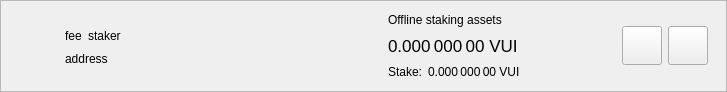
<?xml version="1.0" encoding="UTF-8"?>
<ui version="4.0">
 <class>DelegationItemWidget</class>
 <widget class="QWidget" name="DelegationItemWidget">
  <property name="geometry">
   <rect>
    <x>0</x>
    <y>0</y>
    <width>727</width>
    <height>92</height>
   </rect>
  </property>
  <property name="sizePolicy">
   <sizepolicy hsizetype="Preferred" vsizetype="Maximum">
    <horstretch>0</horstretch>
    <verstretch>0</verstretch>
   </sizepolicy>
  </property>
  <property name="windowTitle">
   <string>Form</string>
  </property>
  <layout class="QVBoxLayout" name="verticalLayout_2">
   <property name="spacing">
    <number>0</number>
   </property>
   <property name="leftMargin">
    <number>0</number>
   </property>
   <property name="topMargin">
    <number>0</number>
   </property>
   <property name="rightMargin">
    <number>0</number>
   </property>
   <property name="bottomMargin">
    <number>0</number>
   </property>
   <item>
    <widget class="QFrame" name="delegationItemFrame">
     <property name="frameShape">
      <enum>QFrame::StyledPanel</enum>
     </property>
     <property name="frameShadow">
      <enum>QFrame::Raised</enum>
     </property>
     <layout class="QHBoxLayout" name="horizontalLayout">
      <property name="topMargin">
       <number>0</number>
      </property>
      <property name="bottomMargin">
       <number>0</number>
      </property>
      <item>
       <widget class="QLabel" name="delegationLogo">
        <property name="sizePolicy">
         <sizepolicy hsizetype="Fixed" vsizetype="Fixed">
          <horstretch>0</horstretch>
          <verstretch>0</verstretch>
         </sizepolicy>
        </property>
        <property name="minimumSize">
         <size>
          <width>40</width>
          <height>40</height>
         </size>
        </property>
        <property name="alignment">
         <set>Qt::AlignCenter</set>
        </property>
       </widget>
      </item>
      <item>
       <widget class="QStackedWidget" name="stackedWidget">
        <property name="currentIndex">
         <number>0</number>
        </property>
        <widget class="QWidget" name="page">
         <layout class="QHBoxLayout" name="horizontalLayout_4">
          <item>
           <layout class="QHBoxLayout" name="horizontalLayout_3">
            <item>
             <layout class="QVBoxLayout" name="verticalLayout">
              <property name="rightMargin">
               <number>15</number>
              </property>
              <item>
               <spacer name="verticalSpacer_2">
                <property name="orientation">
                 <enum>Qt::Vertical</enum>
                </property>
                <property name="sizeHint" stdset="0">
                 <size>
                  <width>20</width>
                  <height>0</height>
                 </size>
                </property>
               </spacer>
              </item>
              <item alignment="Qt::AlignLeft">
               <widget class="QWidget" name="widgetDelegation" native="true">
                <property name="minimumSize">
                 <size>
                  <width>280</width>
                  <height>0</height>
                 </size>
                </property>
                <layout class="QHBoxLayout" name="horizontalLayout_2" stretch="0,0,1">
                 <property name="leftMargin">
                  <number>0</number>
                 </property>
                 <property name="topMargin">
                  <number>0</number>
                 </property>
                 <property name="rightMargin">
                  <number>0</number>
                 </property>
                 <property name="bottomMargin">
                  <number>0</number>
                 </property>
                 <item alignment="Qt::AlignLeft">
                  <widget class="QLabel" name="labelFee">
                   <property name="text">
                    <string>fee</string>
                   </property>
                   <property name="textInteractionFlags">
                    <set>Qt::LinksAccessibleByMouse|Qt::TextSelectableByMouse</set>
                   </property>
                  </widget>
                 </item>
                 <item alignment="Qt::AlignLeft">
                  <widget class="QLabel" name="labelStaker">
                   <property name="text">
                    <string>staker</string>
                   </property>
                   <property name="textInteractionFlags">
                    <set>Qt::LinksAccessibleByMouse|Qt::TextSelectableByMouse</set>
                   </property>
                  </widget>
                 </item>
                 <item>
                  <spacer name="horizontalSpacer">
                   <property name="orientation">
                    <enum>Qt::Horizontal</enum>
                   </property>
                   <property name="sizeType">
                    <enum>QSizePolicy::Minimum</enum>
                   </property>
                   <property name="sizeHint" stdset="0">
                    <size>
                     <width>0</width>
                     <height>20</height>
                    </size>
                   </property>
                  </spacer>
                 </item>
                </layout>
               </widget>
              </item>
              <item alignment="Qt::AlignLeft">
               <widget class="QLabel" name="labelAddress">
                <property name="text">
                 <string>address</string>
                </property>
                <property name="textInteractionFlags">
                 <set>Qt::LinksAccessibleByMouse|Qt::TextSelectableByMouse</set>
                </property>
               </widget>
              </item>
              <item>
               <spacer name="verticalSpacer">
                <property name="orientation">
                 <enum>Qt::Vertical</enum>
                </property>
                <property name="sizeHint" stdset="0">
                 <size>
                  <width>20</width>
                  <height>0</height>
                 </size>
                </property>
               </spacer>
              </item>
             </layout>
            </item>
            <item>
             <widget class="QWidget" name="vLineAssets" native="true">
              <property name="minimumSize">
               <size>
                <width>1</width>
                <height>0</height>
               </size>
              </property>
             </widget>
            </item>
            <item>
             <widget class="QWidget" name="widgetStakingAssets" native="true">
              <property name="sizePolicy">
               <sizepolicy hsizetype="Minimum" vsizetype="Preferred">
                <horstretch>0</horstretch>
                <verstretch>0</verstretch>
               </sizepolicy>
              </property>
              <layout class="QVBoxLayout" name="verticalLayout_3">
               <property name="leftMargin">
                <number>15</number>
               </property>
               <property name="topMargin">
                <number>0</number>
               </property>
               <property name="rightMargin">
                <number>15</number>
               </property>
               <property name="bottomMargin">
                <number>0</number>
               </property>
               <item>
                <widget class="QLabel" name="labelAssetsText">
                 <property name="text">
                  <string>Offline staking assets</string>
                 </property>
                 <property name="alignment">
                  <set>Qt::AlignLeading|Qt::AlignLeft|Qt::AlignVCenter</set>
                 </property>
                </widget>
               </item>
               <item>
                <widget class="QLabel" name="labelAssets">
                 <property name="font">
                  <font>
                   <pointsize>13</pointsize>
                  </font>
                 </property>
                 <property name="cursor">
                  <cursorShape>IBeamCursor</cursorShape>
                 </property>
                 <property name="toolTip">
                  <string>Your current spendable balance</string>
                 </property>
                 <property name="text">
                  <string notr="true">0.000 000 00 VUI</string>
                 </property>
                 <property name="alignment">
                  <set>Qt::AlignLeading|Qt::AlignLeft|Qt::AlignVCenter</set>
                 </property>
                 <property name="textInteractionFlags">
                  <set>Qt::LinksAccessibleByMouse|Qt::TextSelectableByMouse</set>
                 </property>
                </widget>
               </item>
               <item>
                <layout class="QHBoxLayout" name="horizontalLayout_6">
                 <property name="spacing">
                  <number>6</number>
                 </property>
                 <item>
                  <widget class="QLabel" name="labelStakeText">
                   <property name="sizePolicy">
                    <sizepolicy hsizetype="Maximum" vsizetype="Preferred">
                     <horstretch>0</horstretch>
                     <verstretch>0</verstretch>
                    </sizepolicy>
                   </property>
                   <property name="text">
                    <string>Stake:</string>
                   </property>
                   <property name="alignment">
                    <set>Qt::AlignLeading|Qt::AlignLeft|Qt::AlignVCenter</set>
                   </property>
                  </widget>
                 </item>
                 <item>
                  <widget class="QLabel" name="labelStake">
                   <property name="text">
                    <string>0.000 000 00 VUI</string>
                   </property>
                   <property name="alignment">
                    <set>Qt::AlignLeading|Qt::AlignLeft|Qt::AlignVCenter</set>
                   </property>
                   <property name="textInteractionFlags">
                    <set>Qt::LinksAccessibleByMouse|Qt::TextSelectableByMouse</set>
                   </property>
                  </widget>
                 </item>
                 <item>
                  <spacer name="horizontalSpacer_4">
                   <property name="orientation">
                    <enum>Qt::Horizontal</enum>
                   </property>
                   <property name="sizeType">
                    <enum>QSizePolicy::Minimum</enum>
                   </property>
                   <property name="sizeHint" stdset="0">
                    <size>
                     <width>0</width>
                     <height>0</height>
                    </size>
                   </property>
                  </spacer>
                 </item>
                </layout>
               </item>
              </layout>
             </widget>
            </item>
            <item>
             <spacer name="horizontalSpacer_2">
              <property name="orientation">
               <enum>Qt::Horizontal</enum>
              </property>
              <property name="sizeHint" stdset="0">
               <size>
                <width>193</width>
                <height>20</height>
               </size>
              </property>
             </spacer>
            </item>
            <item>
             <widget class="QToolButton" name="buttonSplit">
              <property name="text">
               <string/>
              </property>
              <property name="iconSize">
               <size>
                <width>32</width>
                <height>32</height>
               </size>
              </property>
             </widget>
            </item>
            <item>
             <widget class="QToolButton" name="buttonRemove">
              <property name="text">
               <string/>
              </property>
              <property name="iconSize">
               <size>
                <width>32</width>
                <height>32</height>
               </size>
              </property>
             </widget>
            </item>
           </layout>
          </item>
         </layout>
        </widget>
        <widget class="QWidget" name="page_2">
         <layout class="QHBoxLayout" name="horizontalLayout_5">
          <item>
           <widget class="QLabel" name="labelNewDelegation">
            <property name="text">
             <string>Add new delegations</string>
            </property>
           </widget>
          </item>
          <item>
           <spacer name="horizontalSpacer_3">
            <property name="orientation">
             <enum>Qt::Horizontal</enum>
            </property>
            <property name="sizeHint" stdset="0">
             <size>
              <width>408</width>
              <height>20</height>
             </size>
            </property>
           </spacer>
          </item>
          <item>
           <widget class="QToolButton" name="buttonRestore">
            <property name="text">
             <string/>
            </property>
            <property name="iconSize">
             <size>
              <width>32</width>
              <height>32</height>
             </size>
            </property>
           </widget>
          </item>
          <item>
           <widget class="QToolButton" name="buttonAdd">
            <property name="text">
             <string/>
            </property>
            <property name="iconSize">
             <size>
              <width>32</width>
              <height>32</height>
             </size>
            </property>
           </widget>
          </item>
         </layout>
        </widget>
       </widget>
      </item>
     </layout>
    </widget>
   </item>
  </layout>
 </widget>
 <resources/>
 <connections/>
</ui>
